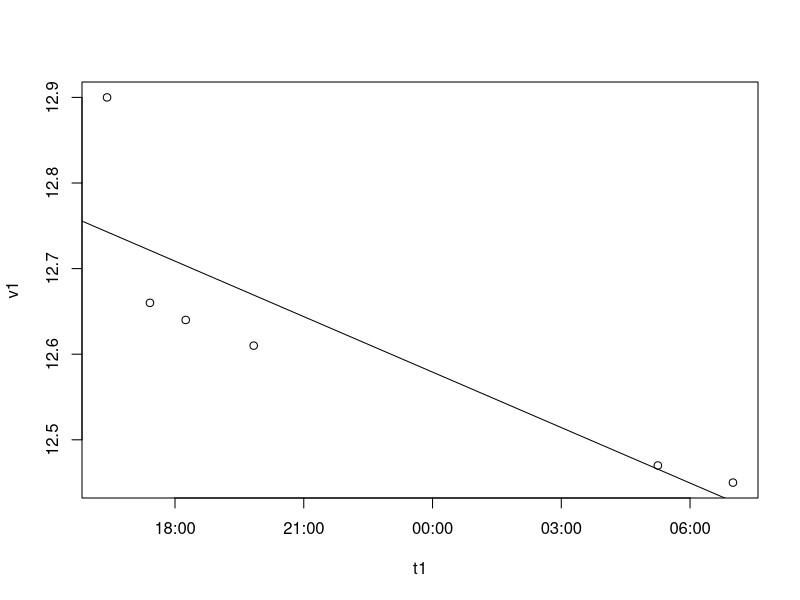

Generate this figure with R:
library(lubridate)


t <- c(ymd_hms("2015-03-04 17:25:00"),
       ymd_hms("2015-03-04 18:15:00"),
       ymd_hms("2015-03-04 19:50:00"),
       ymd_hms("2015-03-05 5:15:00"),
       ymd_hms("2015-03-05 7:00:00"))

v <- c(12.66, 12.64, 12.61, 12.47, 12.45)

t <- c(ymd_hms("2015-03-04 16:25:00"),
       ymd_hms("2015-03-04 17:25:00"),
       ymd_hms("2015-03-04 18:15:00"),
       ymd_hms("2015-03-04 19:50:00"),
       ymd_hms("2015-03-05 5:15:00"),
       ymd_hms("2015-03-05 7:00:00"))

v <- c(12.9, 12.66, 12.64, 12.61, 12.47, 12.45)

dfVDR <- data.frame(t,v)

t1 <- dfVDR$t
v1 <- dfVDR$v
plot(t1,v1)
fit <- lm(v1 ~ t1)
abline(fit)